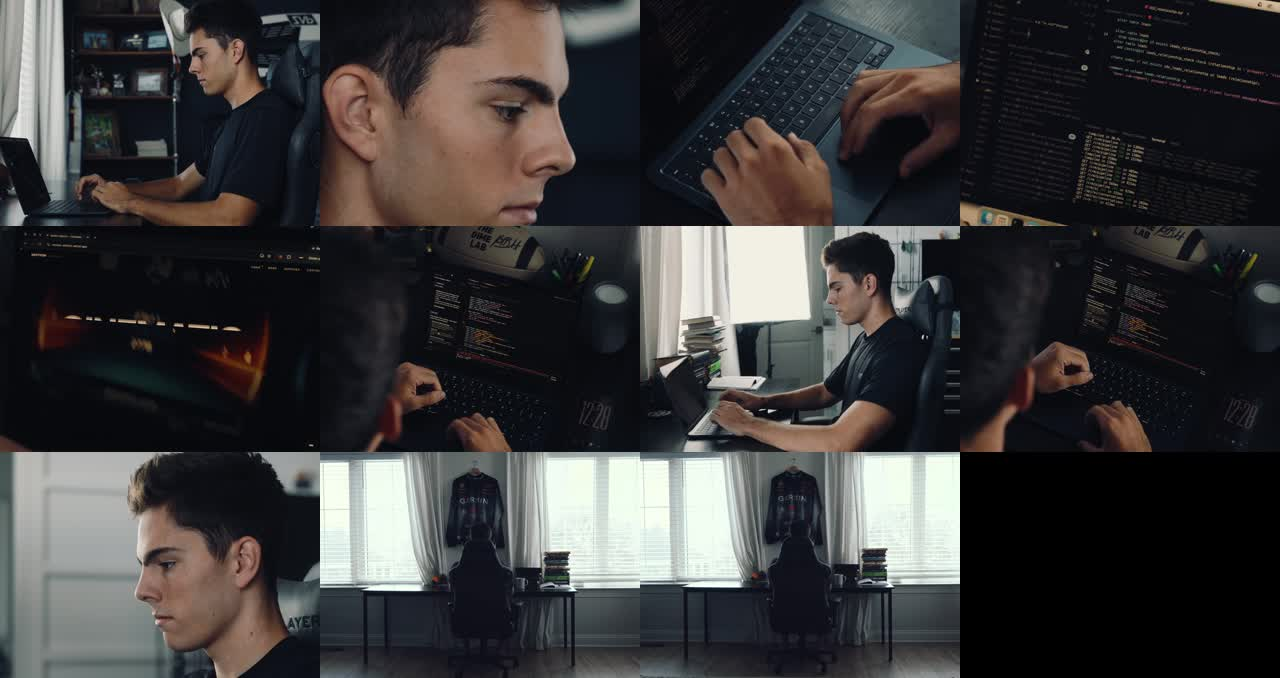
#> input picture _context/sheet.jpg, 1280 x 678 px; its folder holds only this picture in this run
$ python -i gen_assets.py   (imports and definitions only)
#> lines starting #> are read from the running program, lines starting #| are printed output that depends on the picture
# Generate all original placeholder art for the build.
# Everything here is procedurally drawn. No external assets.
import math, os, random
from PIL import Image, ImageDraw, ImageFilter, ImageFont, ImageOps

ROOT = '/home/claude/work/ryderschilling-v2'
IMG = os.path.join(ROOT, 'assets', 'img')
# [1 line not run here, left out]

YELLOW = (255, 255, 35)
BEIGE = (213, 207, 190)
INK = (12, 12, 10)

FONT_BOLD = '/usr/share/fonts/truetype/dejavu/DejaVuSans-Bold.ttf'


def grain(img, amount=8):
    w, h = img.size
    noise = Image.effect_noise((w, h), amount).convert('L')
    img = Image.composite(img, ImageOps.autocontrast(img), noise.point(lambda p: 0))
    return img


# ---------------------------------------------------------------- portrait ---
# Stylized figure placeholder: head + shoulders silhouette, studio-ish light.
# [48 lines left out: function portrait, not called in this run]


# --------------------------------------------------------------- work art ----
# Abstract dark project covers with device-frame suggestion.
PALETTES = [
    ((96, 78, 205), (30, 18, 64)),    # violet
    ((60, 64, 70), (18, 20, 24)),     # graphite
    ((196, 138, 84), (52, 30, 16)),   # amber
    ((70, 140, 120), (14, 38, 33)),   # jade
    ((160, 160, 150), (40, 40, 38)),  # stone
    ((196, 90, 74), (54, 20, 14)),    # clay
    ((84, 120, 190), (16, 26, 52)),   # cobalt
    ((150, 180, 90), (36, 46, 18)),   # olive
    ((190, 120, 160), (48, 22, 40)),  # orchid
]

# [91 lines left out: functions blob_field, work_art, trail_tiles, avatar, person_avatar, favicons, not called in this run]


NAMES = ['Solstice', 'Fieldnote', 'Harbor & Main', 'Driftline', 'Copperleaf',
         'Northbound', 'Tidewater', 'Summit Supply', 'Lantern Labs']

# [20 lines not run here, left out]

>>> from PIL import Image
>>> picture = Image.open('../_context/sheet.jpg')
#> picture is the input picture: PIL image 1280x678 RGB; mean R, G, B 59.7, 58.3, 58.7
>>> result = grain(picture)
#> in grain, `noise = Image.effect_noise((w, h), amount).convert('L')`:
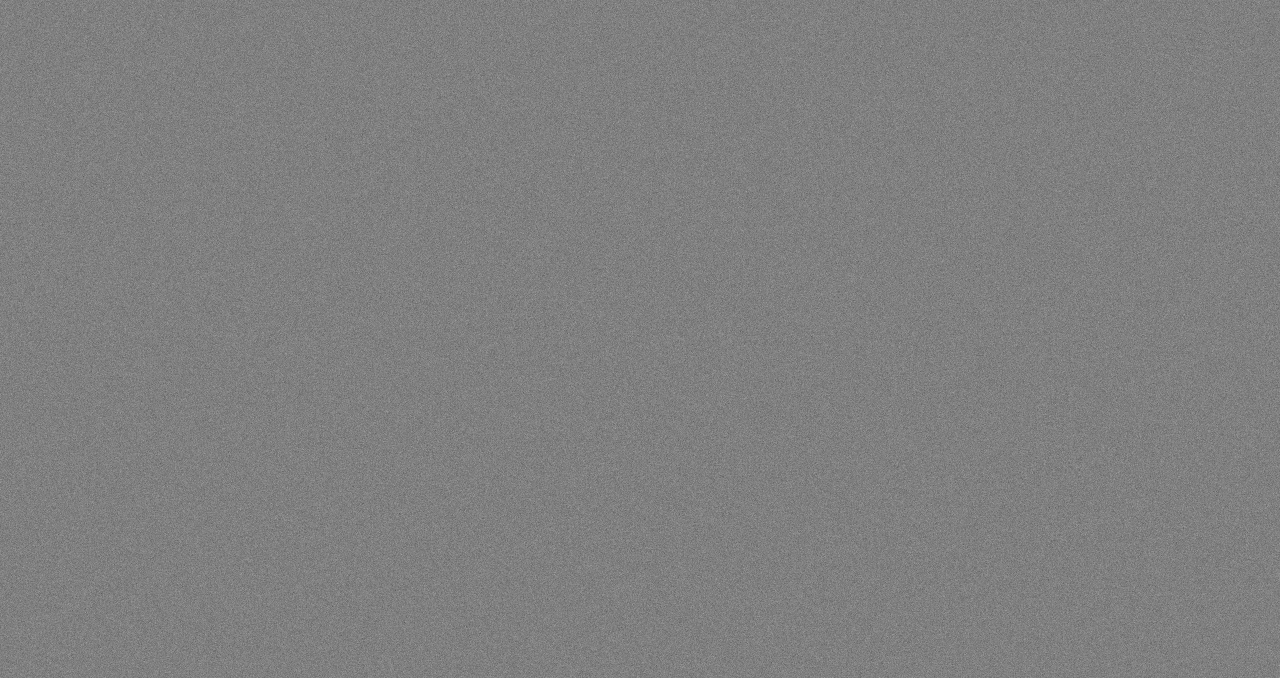
#> noise: PIL image 1280x678 L; min 90, max 165, mean 127.5
